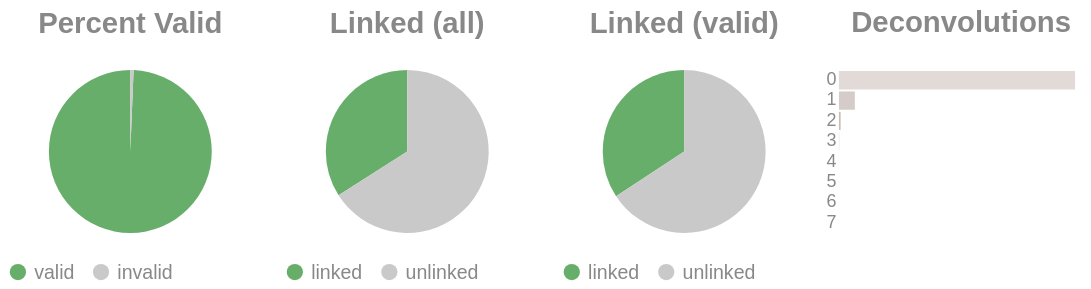

The code cell stored with this chart in its notebook:
### Code cell
if SKIPLR:
    pass
else:
    clash = Counter()
    for i in valids['molecule'].to_list():
        _mol = i.split("-")
        if len(_mol) == 1:
            clash.update('0')
        else:
            clash.update(_mol[-1])

    _d = {"deconvolutions": [], 'count': []}
    for k,v in clash.items():
        _d['deconvolutions'].append(k)
        _d['count'].append(v)

    tot_valid = valids['reads'].sum()
    mask = valids['reads'] >= 2
    n_linked_reads = valids.filter(mask)['reads'].sum()
    if n_linked_reads == 0:
        print_html("No linked molecules (>=2 reads) were detected; skipping linked-only distributions.")
        SKIPLR = True
    else:
        perc_valid = round(tot_valid / n_reads, 4)
        linked_perc_abs = round(n_linked_reads / n_reads, 4)
        linked_perc = round(n_linked_reads / tot_valid, 4)

    _valid = pl.DataFrame({"valids": ['valid', 'invalid'], "count": [tot_valid, n_reads - tot_valid]})
    _linked_abs = pl.DataFrame({"linked (absolute)": ['linked', 'unlinked'], "count": [n_linked_reads, n_reads - n_linked_reads]})
    _linked_rel = pl.DataFrame({"linked (valids)": ['linked', 'unlinked'], "count": [n_linked_reads, tot_valid - n_linked_reads]})

    (
        alt.hconcat(
            piechart(_valid, goodval = 'valid', title = "Percent Valid"),
            piechart(_linked_abs, goodval = "linked", title =  "Linked (all)"),
            piechart(_linked_rel, goodval = "linked", title =  "Linked (valid)"),
            convolutionbar(pl.DataFrame(_d), title = "Deconvolutions"),
            center = True,
            bounds = 'flush'
        )
        .resolve_scale(color='independent')
        .resolve_legend('independent')
        .properties(usermeta={'embedOptions': {"actions": False}})
    ).display()

### Figure 1 — Vega-Lite specification as saved in the notebook (floating-point values rounded to 4 significant figures)
{"width": "container", "height": 400, "config": {"title": {"anchor": "start", "dy": -15, "fontSize": 18, "color": "#888888", "subtitleColor": "#888888", "subtitleFontSize": 14}, "arc": {"fill": "#0072B2"}, "axis": {"domainColor": "#888888", "domainWidth": 0.5, "gridWidth": 0.2, "grid": false, "titleFontWeight": 400, "titleFontSize": 15, "labelFontSize": 11, "labelColor": "#888888", "tickColor": "#888888", "tickWidth": 0.2, "titleColor": "#888888"}, "axisBand": {"grid": false}, "axisX": {"grid": true, "tickSize": 10, "domainCap": "round"}, "axisY": {"domain": false, "grid": true, "tickSize": 0, "domainCap": "round"}, "background": "transparent", "header": {"labelFontSize": 15, "labelColor": "#888888", "titleFontSize": 15, "titleFontWeight": 600, "titleColor": "#888888"}, "legend": {"labelFont": "sans-serif", "labelFontSize": 12, "labelColor": "#888888", "symbolSize": 100, "symbolType": "circle", "titleFontSize": 12, "titlePadding": 10, "titleColor": "#888888", "title": null}, "range": {"category": ["#E69F00", "#56B4E9", "#009E73", "#F0E442", "#0072B2", "#D55E00", "#CC79A7", "#000000"], "diverging": ["#cfe8f3", "#a2d4ec", "#73bfe2", "#46abdb", "#1696d2", "#12719e"]}, "area": {"fill": "#0072B2", "fillOpacity": 0.7, "line": true, "strokeOpacity": 0.7}, "line": {"color": "#0072B2", "stroke": "#0072B2", "strokeWidth": 2}, "trail": {"color": "#0072B2", "stroke": "#0072B2", "strokeWidth": 0, "size": 1}, "point": {"filled": true, "fillOpacity": 1.0, "size": 95}, "text": {"color": "#888888", "fontSize": 11, "align": "right", "fontWeight": 400, "size": 11}, "bar": {"fill": "#0072B2", "stroke": null}, "view": {"stroke": null, "continuousWidth": 660, "continuousHeight": 400}}, "hconcat": [{"data": {"name": "data-d280a1aa58ce0dd9d9a1acabbba46a0f"}, "mark": {"type": "arc"}, "encoding": {"color": {"field": "valids", "legend": {"orient": "bottom", "title": null}, "scale": {"domain": ["valid", "invalid"], "range": ["#68ae6b", "#C9C9C9"]}, "title": "Valids", "type": "nominal"}, "theta": {"field": "count", "type": "quantitative"}, "tooltip": [{"field": "valids", "title": "Valids", "type": "ordinal"}, {"field": "percent", "format": ".2%", "title": "Percent", "type": "quantitative"}, {"field": "count", "title": "Count", "type": "quantitative"}]}, "height": 100, "title": {"text": "Percent Valid", "align": "center", "anchor": "middle"}, "transform": [{"calculate": "datum.count / 15764462", "as": "percent"}], "width": 150}, {"data": {"name": "data-45797bb4a8242b91e2a7d1c7db0eee76"}, "mark": {"type": "arc"}, "encoding": {"color": {"field": "linked (absolute)", "legend": {"orient": "bottom", "title": null}, "scale": {"domain": ["linked", "unlinked"], "range": ["#68ae6b", "#C9C9C9"]}, "title": "Linked (Absolute)", "type": "nominal"}, "theta": {"field": "count", "type": "quantitative"}, "tooltip": [{"field": "linked (absolute)", "title": "Linked (Absolute)", "type": "ordinal"}, {"field": "percent", "format": ".2%", "title": "Percent", "type": "quantitative"}, {"field": "count", "title": "Count", "type": "quantitative"}]}, "height": 100, "title": {"text": "Linked (all)", "align": "center", "anchor": "middle"}, "transform": [{"calculate": "datum.count / 15764462", "as": "percent"}], "width": 150}, {"data": {"name": "data-2a5b1e9b413fbe7090e78ad8868c8747"}, "mark": {"type": "arc"}, "encoding": {"color": {"field": "linked (valids)", "legend": {"orient": "bottom", "title": null}, "scale": {"domain": ["linked", "unlinked"], "range": ["#68ae6b", "#C9C9C9"]}, "title": "Linked (Valids)", "type": "nominal"}, "theta": {"field": "count", "type": "quantitative"}, "tooltip": [{"field": "linked (valids)", "title": "Linked (Valids)", "type": "ordinal"}, {"field": "percent", "format": ".2%", "title": "Percent", "type": "quantitative"}, {"field": "count", "title": "Count", "type": "quantitative"}]}, "height": 100, "title": {"text": "Linked (valid)", "align": "center", "anchor": "middle"}, "transform": [{"calculate": "datum.count / 15663150", "as": "percent"}], "width": 150}, {"data": {"name": "data-2735a8e4e160a4e7c56f120bb70d9bcf"}, "mark": {"type": "bar"}, "encoding": {"color": {"field": "deconvolutions", "legend": null, "scale": {"scheme": "lightgreyred"}, "type": "nominal"}, "tooltip": [{"field": "deconvolutions", "title": "Deconvolutions", "type": "ordinal"}, {"field": "percent", "format": ".2%", "title": "Percent", "type": "quantitative"}, {"field": "count", "title": "Count", "type": "quantitative"}], "x": {"axis": null, "field": "count", "type": "quantitative"}, "y": {"field": "deconvolutions", "sort": "ascending", "title": null, "type": "nominal"}}, "height": 100, "title": {"text": "Deconvolutions", "align": "center", "anchor": "middle"}, "transform": [{"calculate": "datum.count / 12469976", "as": "percent"}], "width": 150}], "bounds": "flush", "center": true, "resolve": {"legend": {"angle": "independent"}, "scale": {"color": "independent"}}, "usermeta": {"embedOptions": {"actions": false}}, "$schema": "https://vega.github.io/schema/vega-lite/v6.1.0.json", "datasets": {"data-d280a1aa58ce0dd9d9a1acabbba46a0f": [{"valids": "valid", "count": 15663150}, {"valids": "invalid", "count": 101312}], "data-45797bb4a8242b91e2a7d1c7db0eee76": [{"linked (absolute)": "linked", "count": 5365033}, {"linked (absolute)": "unlinked", "count": 10399429}], "data-2a5b1e9b413fbe7090e78ad8868c8747": [{"linked (valids)": "linked", "count": 5365033}, {"linked (valids)": "unlinked", "count": 10298117}], "data-2735a8e4e160a4e7c56f120bb70d9bcf": [{"deconvolutions": "0", "count": 11595304}, {"deconvolutions": "1", "count": 780573}, {"deconvolutions": "2", "count": 82357}, {"deconvolutions": "3", "count": 10212}, {"deconvolutions": "4", "count": 1309}, {"deconvolutions": "5", "count": 181}, {"deconvolutions": "6", "count": 35}, {"deconvolutions": "7", "count": 5}]}}
